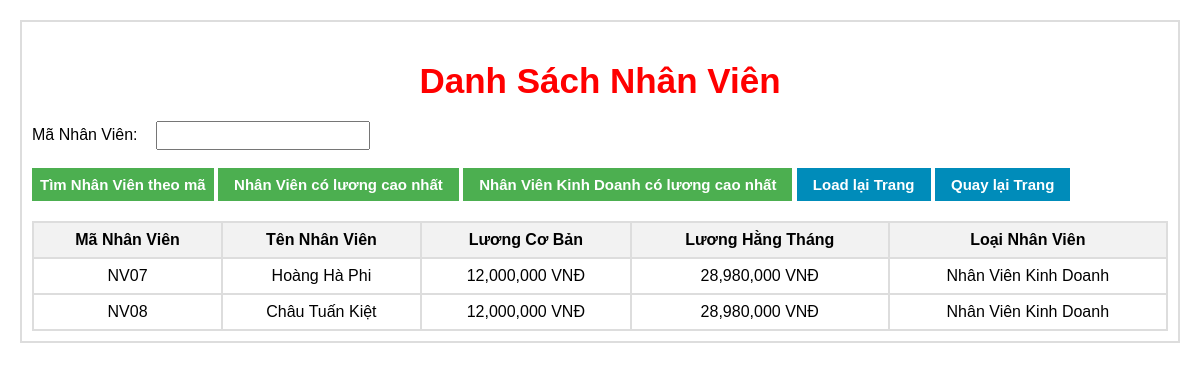
The page /LuongHT_kinhdoanh_max on the database its author committed.
### QLNhanVien/models.py (models this page shows, shortened)
class NhanVien(models.Model):
    MaNV = models.TextField(primary_key=True)
    LoaiNV_id = models.ForeignKey(LoaiNV, default=None, on_delete=models.CASCADE)
    SoNgayLam = models.IntegerField(null=False)
    SoSanPham = models.IntegerField(null=False)
    Hoten = models.TextField(max_length=50, null=False)
    Luongcoban = models.BigIntegerField(null=False)
    Luonghangthang = models.BigIntegerField(default=0, blank=True, null=True)

class LoaiNV(models.Model):
    LoaiNV_id = models.AutoField(primary_key=True)
    Name = models.CharField(max_length=50, null=False)

### QLNhanVien/views.py (the view)
# urls.py: path('LuongHT_kinhdoanh_max', views.Tim_NV_kinhdoanh_Luongmax, name='LuongHT_kinhdoanh_max'),
def Tim_NV_kinhdoanh_Luongmax(request):
    luong_max_kinhdoanh = NhanVien_model.objects.filter(LoaiNV_id__Name='Nhân Viên Kinh Doanh').aggregate(Max('Luonghangthang'))
    nhanvien_luong_max_kinhdoanh = NhanVien_model.objects.filter(LoaiNV_id__Name='Nhân Viên Kinh Doanh', Luonghangthang=luong_max_kinhdoanh['Luonghangthang__max'])
    return render(request, 'timNV.html', {'dsNhanVien': nhanvien_luong_max_kinhdoanh})

### QLNhanVien/templates/timNV.html (shortened to what this page needs)
{% load humanize %}
<!DOCTYPE html>
<html lang="en">
<head>
</head>
<body>
    <div class="container">
        <h2>Danh Sách Nhân Viên</h2>
        <div class="input-form">
            <form method="POST" action="{% url 'Timkiem_nhanvien' %}">
                <label for="MaNV">Mã Nhân Viên:</label>
                <input type="text" name="MaNV" id="MaNV" required>
                <br><br>
                <button type="submit">Tìm Nhân Viên theo mã</button>
                <button type="submit"> <a href="{% url 'LuongHT_max' %}">Nhân Viên có lương cao nhất</a>  </button>
                <button type="submit"> <a href="{% url 'LuongHT_kinhdoanh_max' %}" > Nhân Viên Kinh Doanh có lương cao nhất </a>  </button>
                <button type="submit" class="blue"> <a href="{% url 'Timkiem_nhanvien' %}" > Load lại Trang </a>  </button>
                <button type="submit" class="blue"> <a href="{% url 'List_nhanvien' %}" > Quay lại Trang </a>  </button>
            </form>
        </div>
        {% if dsNhanVien %}
            <table>
                <thead>
                    <tr>
                        <th>Mã Nhân Viên</th>
                        <th>Tên Nhân Viên</th>
                        <th>Lương Cơ Bản</th>
                        <th>Lương Hằng Tháng</th>
                        <th>Loại Nhân Viên</th>
                    </tr>
                </thead>
                <tbody>
                    {% for nhanvien in dsNhanVien %}
                        <tr>
                            <td>{{ nhanvien.MaNV }}</td>
                            <td>{{ nhanvien.Hoten }}</td>
                            <td>{{ nhanvien.Luongcoban|intcomma }} VNĐ</td>
                            <td>{{ nhanvien.Luonghangthang|intcomma }} VNĐ</td>
                            <td>{{ nhanvien.LoaiNV_id.Name }}</td>
                        </tr>
                    {% endfor %}
                </tbody>
            </table>
        {% endif %}
    </div>
</body>
</html>

### QLNhanVien/templates/timNV.html (style rules this page uses)
body { font-family: Arial, sans-serif; margin: 20px; }
.container { max-width: 1200px; margin: 0 auto; border: 2px double #dddddd; padding: 10px; }
h2 { text-align: center; margin-bottom: 20px; font-size: 35px; font-weight: bold; color: red; }
.input-form { margin-bottom: 20px; }
.input-form label { display: inline-block; width: 120px; }
.input-form input[type="text"], .input-form input[type="number"], .input-form select { width: 200px; padding: 5px; }
.input-form button { padding: 8px 8px; font-size: 15px; font-weight: bold; background-color: #4CAF50; color: white; border: none; cursor: pointer; }
.input-form button a { color: white; padding: 8px 8px; font-size: 15px; font-weight: bold; text-decoration: none; }
.input-form button.blue { background-color: #008CBA; }
table { border-collapse: collapse; width: 100%; margin-top: 20px; }
th, td { border: 2px solid #dddddd; text-align: center; padding: 8px; }
th { background-color: #f2f2f2; }

### rows shown on the page
NhanVien: MaNV "NV07", Hoten "Hoàng Hà Phi", Luongcoban "12,000,000", Luonghangthang "28,980,000", LoaiNV_id.Name "Nhân Viên Kinh Doanh"
NhanVien: MaNV "NV08", Hoten "Châu Tuấn Kiệt", Luongcoban "12,000,000", Luonghangthang "28,980,000", LoaiNV_id.Name "Nhân Viên Kinh Doanh"
